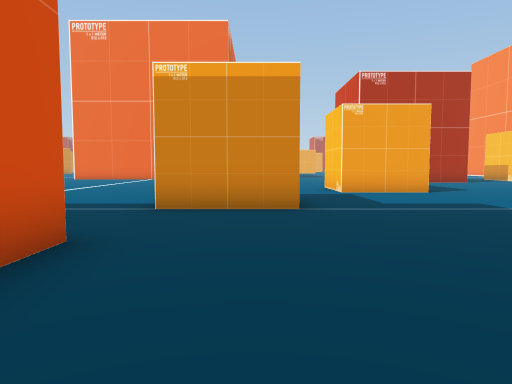
view 1 (above)

22 first-person views from a walk through a 3-D level made in the Unity game engine. The camera is 1.4 m above the floor, tilts 4° down and sees 70° across. The floor is counted in squares, 1.89 m on a side. Each view is taken from the middle of a square. On the plan, view 1 faces up. The plan holds only what a view shows up to about 11 squares ahead; the rest is blank. The place goes on beyond the plan. The player is left out.

view 2
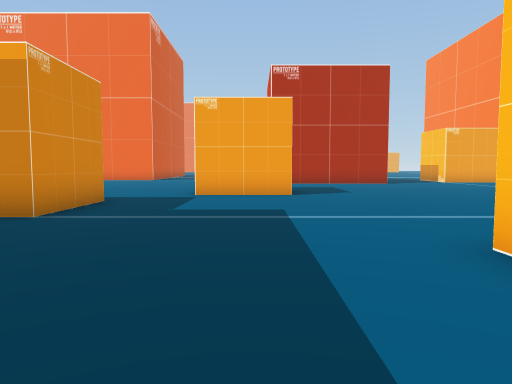

view 3
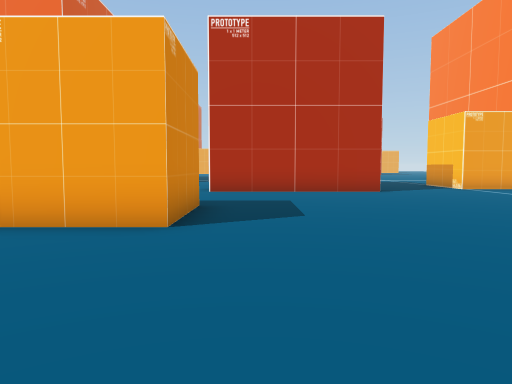

view 4
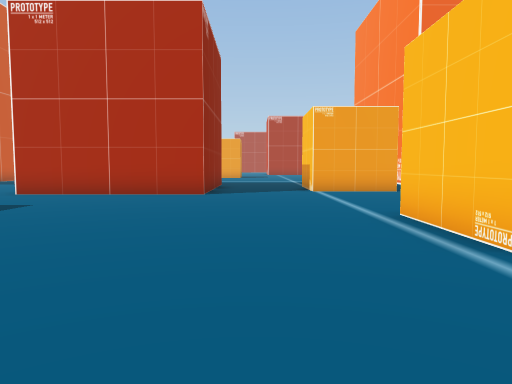

view 5
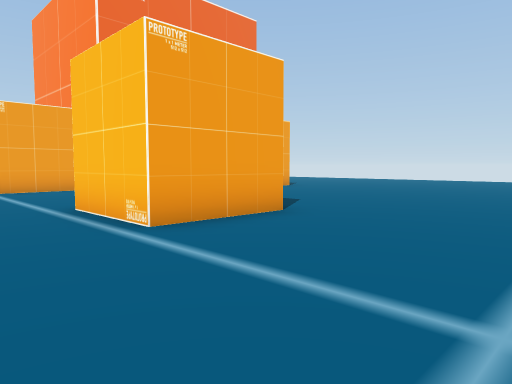

view 6
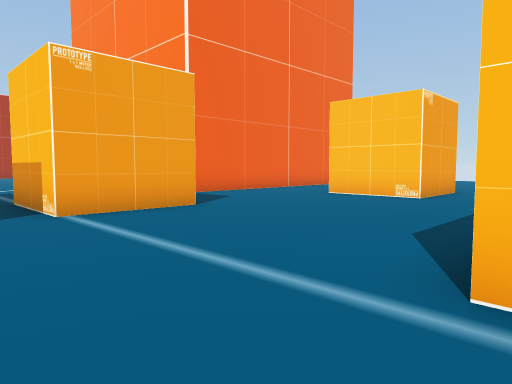

view 7
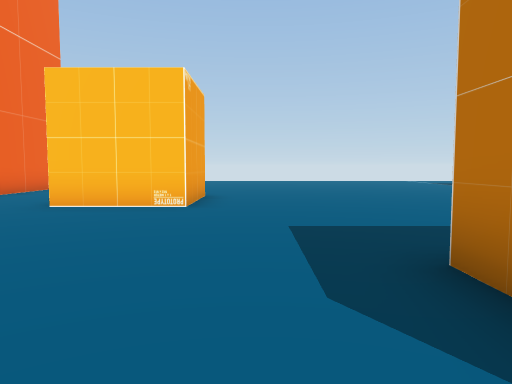

view 8
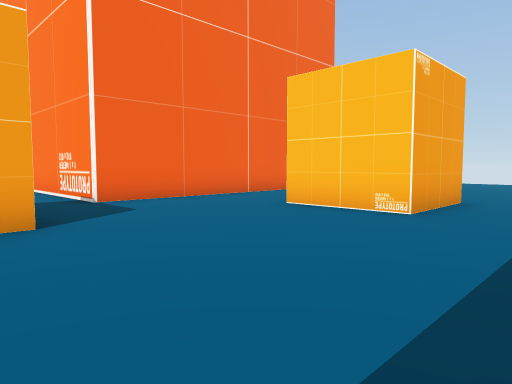

view 9
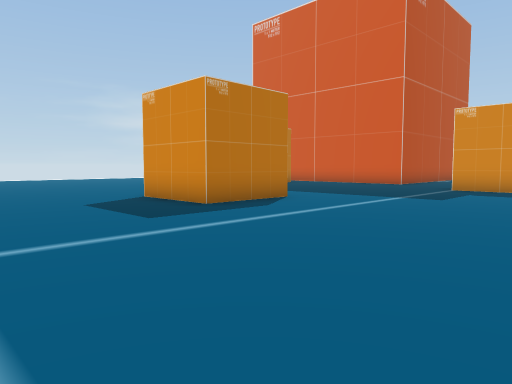

view 10
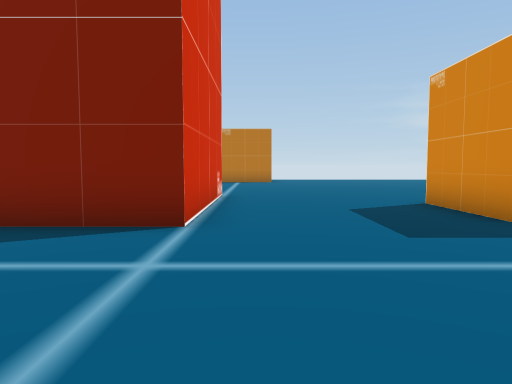

view 11
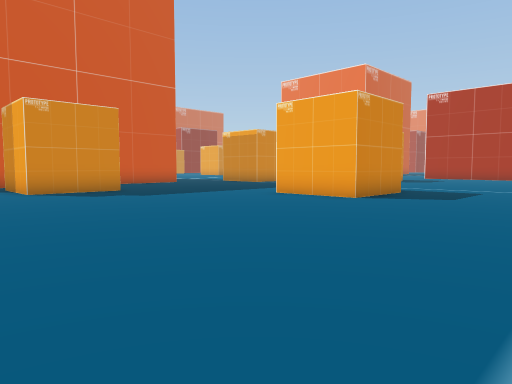

view 12
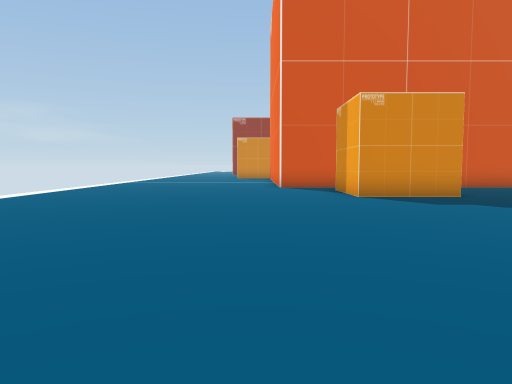

view 13
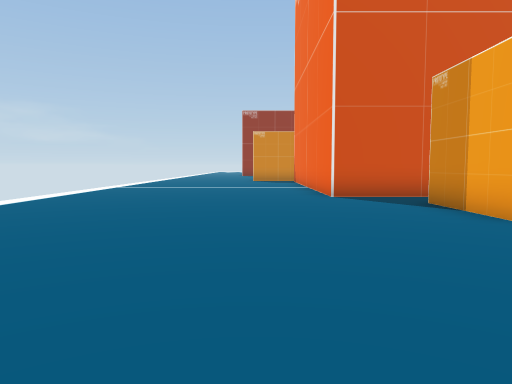

view 14
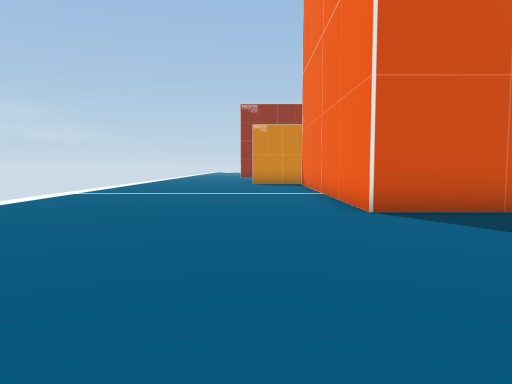

view 15
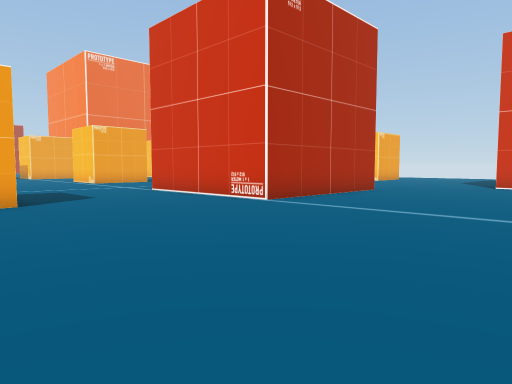

view 16
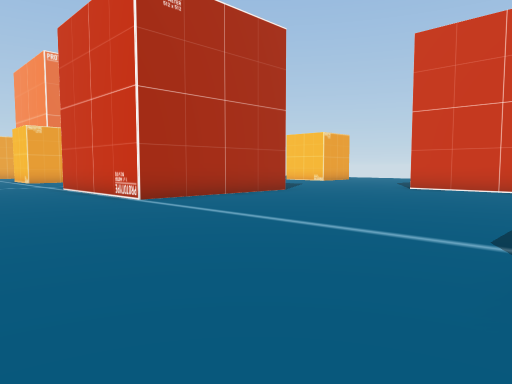

view 17
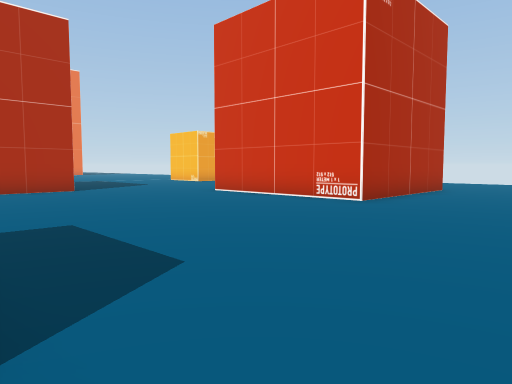

view 18
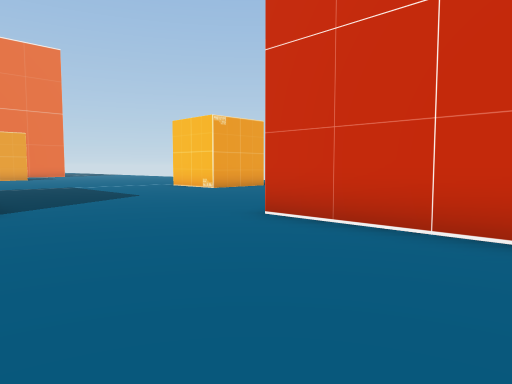

view 19
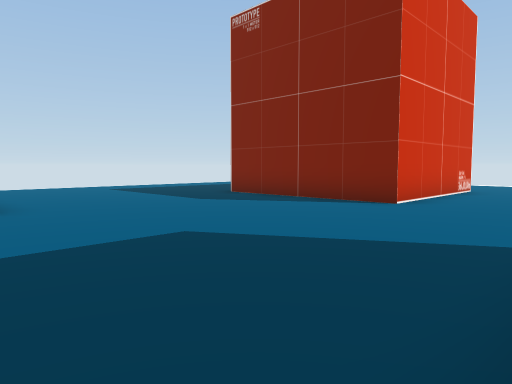

view 20
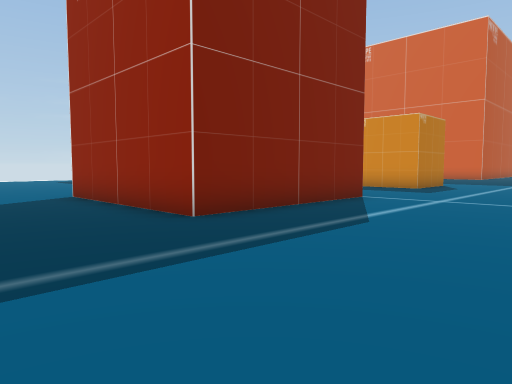

view 21
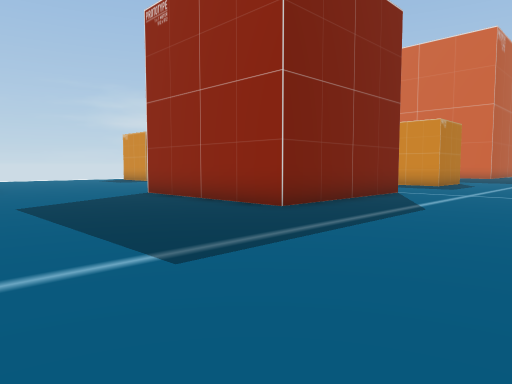

view 22
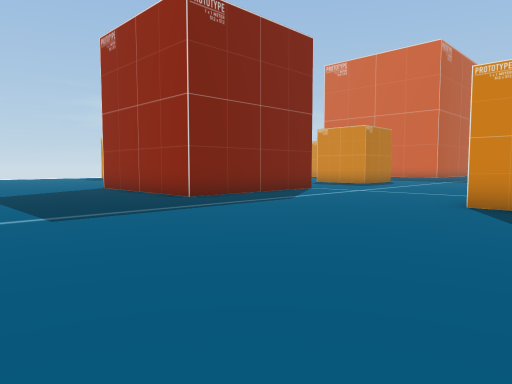

### Floor plan
Points are (right, up) in squares from view 1. A wall is a line through its corners. A room is listed if a view was taken in it or the views show most of it. See-through windows are left out.
Room 1 (views 1, 2, 3, 4, 5, 6, 7, 8, 9, 10, 11, 12, 13, 14, 15, 16, 17, 18, 19, 20, 21, 22)
walls: (12.9, 4.6) (17.9, 4.6) (17.9, -0.5) (12.9, -0.5) (12.9, 4.6); (6, 4.2) (8.6, 4.2) (8.6, 1.7) (6, 1.7); (15.7, 10.8) (15.7, 10) (13.2, 10) (13.2, 12.6); (2.2, -1) (2.2, -3.5) (-0.4, -3.5); (15, 12.5) (15.8, 12.5); (4.9, 13) (4.9, 10.4) (2.4, 10.4); (0.8, 8.9) (0.8, 6.3) (-1.8, 6.3); (-1.9, 3.6) (-1.9, 2.6); (-1.9, -2.8) (-1.9, -5.2) (-6.5, -5.2); (9.6, 18.1) (9.6, 16.6) (4.6, 16.6); (15.2, 17.8) (12.7, 17.8) (12.7, 20.4); (22.2, 15.3) (19.7, 15.3) (19.7, 17.9); (23.5, -8.1) (21.1, -8.1) (21.1, -3.1) (23.5, -3.1); (23.5, 20.6) (16.9, 20.6) (16.9, 22.5)
ways out: opening at (-1.7, 5); opening at (1.5, 9.5); opening at (4.3, 15)

Where each view was taken, in squares from view 1:
view 1: 0 up, 0 right, facing up
view 2: 1 up, 4 right, facing up
view 3: 6 up, 6 right, facing up
view 4: 7 up, 11 right, facing up
view 5: 6 up, 11 right, facing up-right
view 6: 12 up, 11 right, facing up-right
view 7: 14 up, 13 right, facing right
view 8: 13 up, 14 right, facing up-right
view 9: 10 up, 13 right, facing down-left
view 10: 9 up, 12 right, facing down
view 11: 6 down, 13 right, facing up-left
view 12: 6 down, 11 right, facing left
view 13: 7 down, 7 right, facing left
view 14: 7 down, 4 right, facing left
view 15: 6 down, 7 right, facing up-right
view 16: 8 down, 9 right, facing up-right
view 17: 12 down, 14 right, facing up-right
view 18: 7 down, 17 right, facing up-right
view 19: 4 up, 18 right, facing down-right
view 20: 9 up, 21 right, facing down-left
view 21: 9 up, 23 right, facing down-left
view 22: 12 up, 23 right, facing down-left
